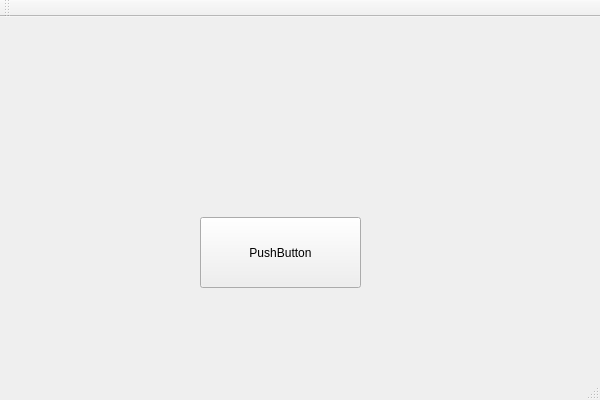
<?xml version="1.0" encoding="UTF-8"?>
<ui version="4.0">
 <class>QT_Hello_WoldClass</class>
 <widget class="QMainWindow" name="QT_Hello_WoldClass">
  <property name="geometry">
   <rect>
    <x>0</x>
    <y>0</y>
    <width>600</width>
    <height>400</height>
   </rect>
  </property>
  <property name="windowTitle">
   <string>QT_Hello_Wold</string>
  </property>
  <widget class="QWidget" name="centralWidget">
   <widget class="QPushButton" name="pushButton">
    <property name="geometry">
     <rect>
      <x>200</x>
      <y>200</y>
      <width>161</width>
      <height>71</height>
     </rect>
    </property>
    <property name="text">
     <string>PushButton</string>
    </property>
   </widget>
  </widget>
  <widget class="QMenuBar" name="menuBar">
   <property name="geometry">
    <rect>
     <x>0</x>
     <y>0</y>
     <width>600</width>
     <height>21</height>
    </rect>
   </property>
  </widget>
  <widget class="QToolBar" name="mainToolBar">
   <attribute name="toolBarArea">
    <enum>TopToolBarArea</enum>
   </attribute>
   <attribute name="toolBarBreak">
    <bool>false</bool>
   </attribute>
  </widget>
  <widget class="QStatusBar" name="statusBar"/>
 </widget>
 <layoutdefault spacing="6" margin="11"/>
 <resources>
  <include location="qt_hello_wold.qrc"/>
 </resources>
 <connections/>
</ui>
